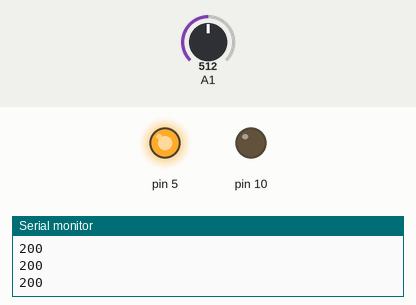
A sketch run on a simulated Arduino Uno, built with avr-gcc and run on an emulated ATmega328P. On the bench: output pins drawn as LEDs (lit = HIGH), the last lines printed to the serial monitor. The test bench sets the inputs (shaded band); at power-on: A1 = 512.

Above: at 1.2 s.
1.3 s: A1 set to 174
2.8 s: A1 set to 146
At 3.7 s:
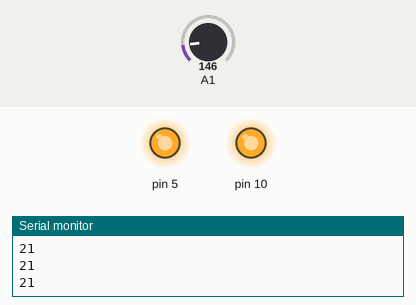
4.3 s: A1 set to 185
5.8 s: A1 set to 211
At 7.0 s:
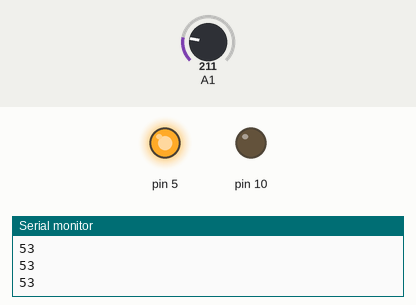
7.3 s: A1 set to 122
At 8.2 s:
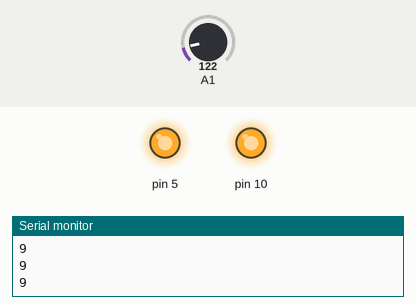
Timing chart, 0 to 9.8 s (numbered marks = the images above; inputs shaded):
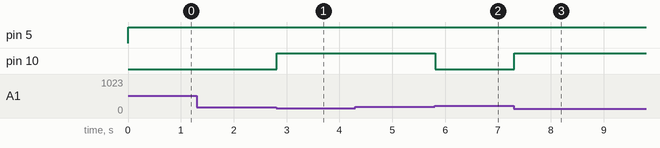

The sketch:

smart_irrigation_system1.ino
```cpp
int temperaturevalue = 0;

void setup()
{
  pinMode(A1, INPUT);
  Serial.begin(9600);

  pinMode(10, OUTPUT);
  pinMode(5, OUTPUT);
}

void loop()
{
  temperaturevalue = -40 + 0.488155 * (analogRead(A1) - 20);
  Serial.println(temperaturevalue);
  if (temperaturevalue < 30) {
    digitalWrite(10, HIGH);
    digitalWrite(5, HIGH);
  }
  if (temperaturevalue > 45) {
    digitalWrite(10, LOW);
    digitalWrite(5, HIGH);
  }
  delay(10); // Delay a little bit to improve simulation performance
}
```

Measured:
- the behaviour switches between 164 and 163 on A1 (found by bisection; images 0 and 1)
- the behaviour switches between 196 and 197 on A1 (found by bisection; images 1 and 2)
- after the input at 2.8 s, pin 10: LOW → HIGH at once
- after the input at 5.8 s, pin 10: HIGH → LOW at once
- after the input at 7.3 s, pin 10: LOW → HIGH at once
